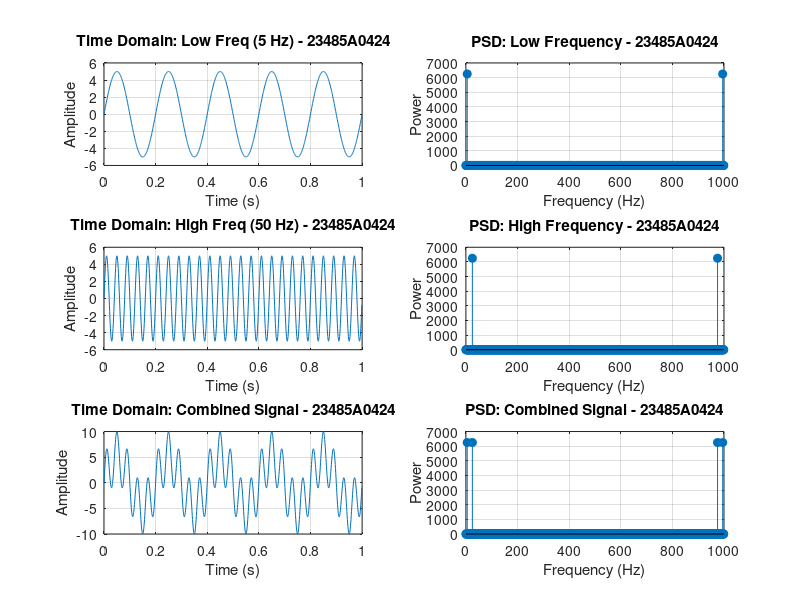

The MATLAB script that drew this image: (Note: this script raises an error after producing the figure.)
% Combined Sine Wave Analysis in Single Window - 23485A0424
clear all;
close all;
clc;

% Parameters
fs = 1000;       % Sampling frequency (Hz)
T = 1;           % Duration (seconds)
t = 0:1/fs:T-1/fs; % Time vector
N = length(t);   % Number of samples

% Frequencies
f_low = 5;      % Low frequency (Hz)
f_high = 25;    % High frequency (Hz)

% Generate sine waves
sine_low = input('enter amplitude of low frequency signe wave: ').*sin(2*pi*f_low*t);
sine_high = input('enter amplitude of high frequency signe wave: ').*sin(2*pi*f_high*t);
sine_combined = sine_low + sine_high;

% Compute DFT using FFT
dft_low = fft(sine_low);
dft_high = fft(sine_high);
dft_combined = fft(sine_combined);

% Compute Power Spectral Density (PSD)
psd_low = (abs(dft_low).^2)/N;
psd_high = (abs(dft_high).^2)/N;
psd_combined = (abs(dft_combined).^2)/N;

% Frequency axis
freq = (0:N-1);

% Time Domain Plots
subplot(3,2,1);
plot(t, sine_low);
title('Time Domain: Low Freq (5 Hz) - 23485A0424');
xlabel('Time (s)');
ylabel('Amplitude');
grid on;

subplot(3,2,3);
plot(t, sine_high);
title('Time Domain: High Freq (50 Hz) - 23485A0424');
xlabel('Time (s)');
ylabel('Amplitude');
grid on;

subplot(3,2,5);
plot(t, sine_combined);
title('Time Domain: Combined Signal - 23485A0424');
xlabel('Time (s)');
ylabel('Amplitude');
grid on;

% Frequency Domain Plots
subplot(3,2,2);
stem(freq, psd_low, 'filled');
title('PSD: Low Frequency - 23485A0424');
xlabel('Frequency (Hz)');
ylabel('Power');
grid on;

subplot(3,2,4);
stem(freq, psd_high, 'filled');
title('PSD: High Frequency - 23485A0424');
xlabel('Frequency (Hz)');
ylabel('Power');
grid on;

subplot(3,2,6);
stem(freq, psd_combined, 'filled');
title('PSD: Combined Signal - 23485A0424');
xlabel('Frequency (Hz)');
ylabel('Power');
grid on;

% Add overall title
sgtitle('Sine Wave Analysis - 23485A0424');